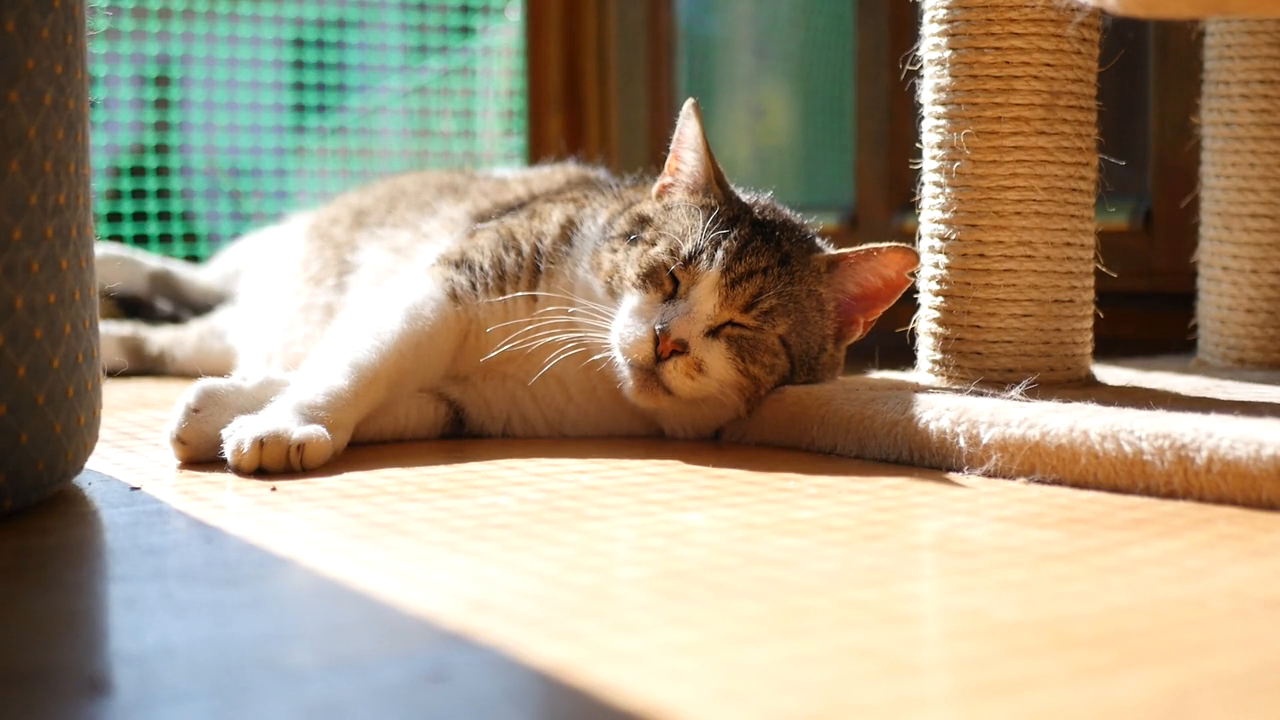
#> input picture frame 68 of PythonProject/Videos/cat2.mp4, 1280 x 720 px, given in place of bird.mp4, which was not available
$ python bird.py
#> lines starting #> are read from the running program, lines starting #| are printed output that depends on the picture; after the words box and inside, x2 and y2 are one past the last pixel; in counts of white or black regions, pixels touching at a corner belong together; pictures that were not available may be replaced by others from this repository, and a replacement may not be noted
import cv2
import numpy as np

# Open video file
cap = cv2.VideoCapture('Videos/bird.mp4')

# Background subtractor for motion detection
fgbg = cv2.createBackgroundSubtractorMOG2()

while cap.isOpened():
    ret, frame = cap.read()
#> frame is the input picture: shape (720, 1280, 3); mean B, G, R 127.5, 150.9, 164.4
    if not ret:
        break

    # Apply background subtraction
    fgmask = fgbg.apply(frame)
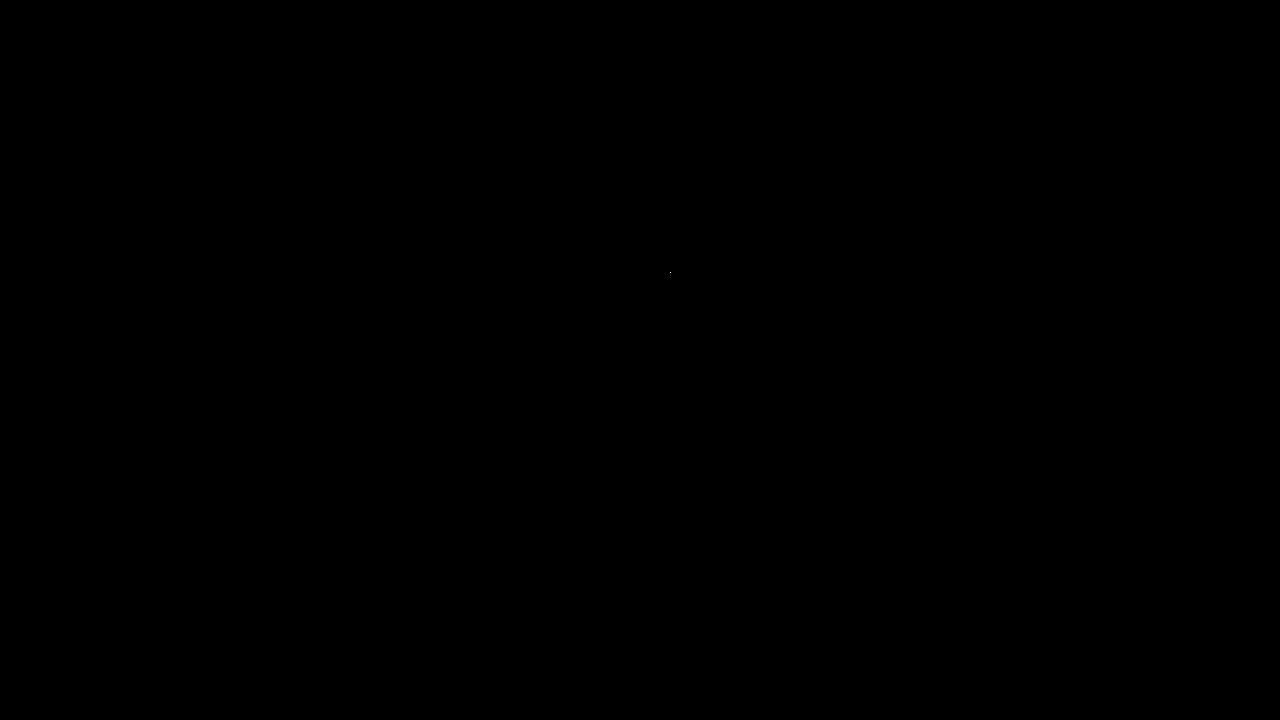
#> fgmask: shape (720, 1280); values 127 (black) and 255 (white), 0% white in thin lines or dots, all inside (x1, y1, x2, y2) = (670, 272, 671, 273)

    # Reduce noise
    kernel = np.ones((5, 5), np.uint8)
    fgmask = cv2.morphologyEx(fgmask, cv2.MORPH_OPEN, kernel)
#> fgmask: shape (720, 1280); every value is 127

    # Find contours
    contours, _ = cv2.findContours(fgmask, cv2.RETR_EXTERNAL, cv2.CHAIN_APPROX_SIMPLE)
#> contours = [[[0, 0], [0, 719], [1279, 719], [1279, 0]]]

    for contour in contours:
        if cv2.contourArea(contour) > 500:  # Ignore small contours
            x, y, w, h = cv2.boundingRect(contour)
            cv2.rectangle(frame, (x, y), (x + w, y + h), (0, 255, 0), 2)
            cv2.putText(frame, 'Bird', (x, y - 10),
                        cv2.FONT_HERSHEY_SIMPLEX, 0.5, (0, 255, 0), 2)
#> this loop made 1 pass
#> (contour, x, y, w, h) on pass 1: ([[0, 0], [0, 719], [1279, 719], [1279, 0]], 0, 0, 1280, 720)
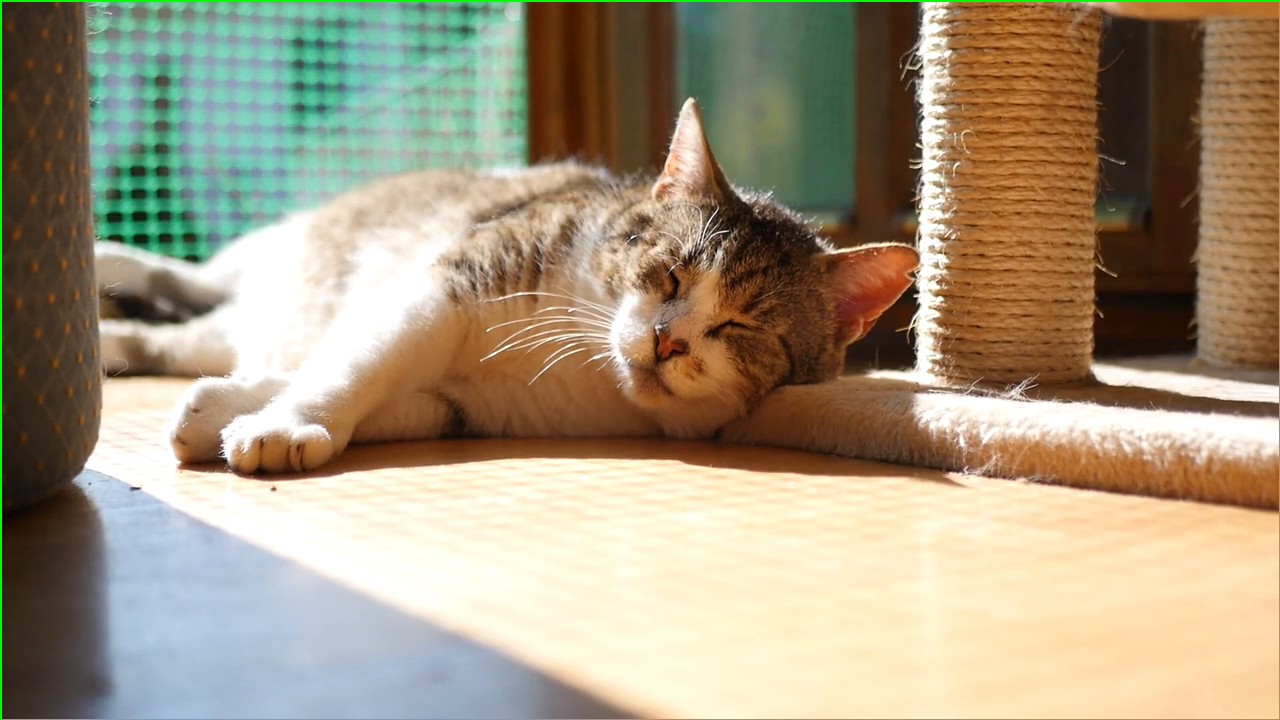
#> frame: shape (720, 1280, 3); 0.65% of pixels changed, all inside (x1, y1, x2, y2) = (0, 0, 1280, 720)

    # Show the output frame
    cv2.imshow('Bird Detection (Motion)', frame)

    if cv2.waitKey(1) & 0xFF == ord('c'):
#> (key Esc is pressed here)
        break

cap.release()
cv2.destroyAllWindows()

$ run again, starting later in the video
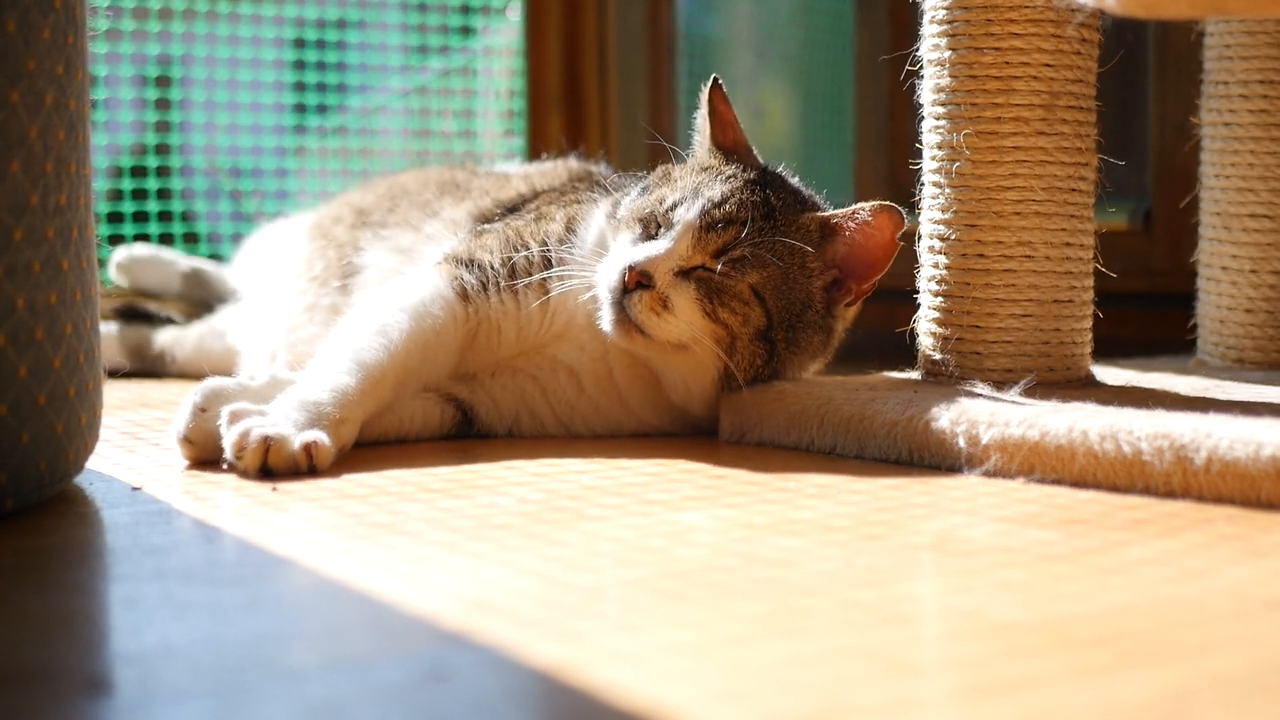
#> input picture frame 307 of PythonProject/Videos/cat2.mp4, 1280 x 720 px, given in place of bird.mp4, which was not available
#> frame is the input picture: shape (720, 1280, 3); mean B, G, R 125.7, 148.5, 162.5
#> contours = [[[0, 0], [0, 719], [1279, 719], [1279, 0]]]
#> the loop `for contour in contours:` made 1 pass
#> (contour, x, y, w, h) on pass 1: ([[0, 0], [0, 719], [1279, 719], [1279, 0]], 0, 0, 1280, 720)
#> after the loop `for contour in contours:`:
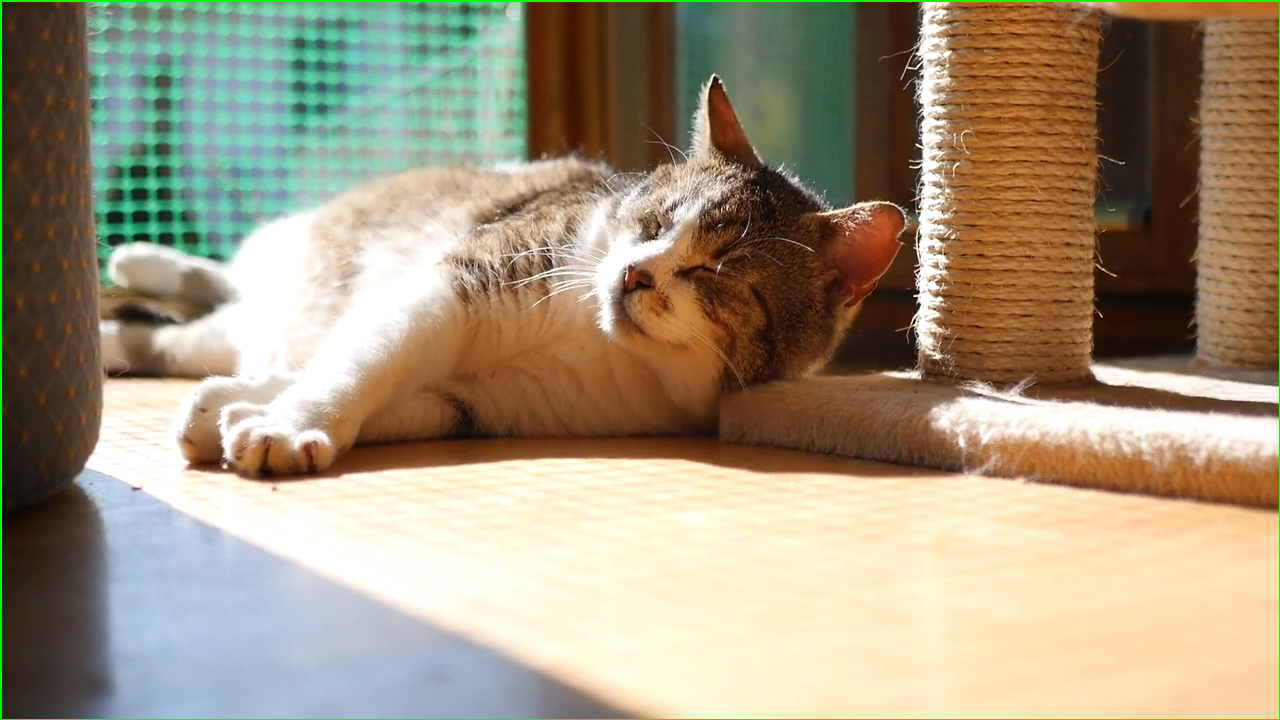
#> frame: shape (720, 1280, 3); 0.65% of pixels changed, all inside (x1, y1, x2, y2) = (0, 0, 1280, 720)

$ run again, starting later in the video
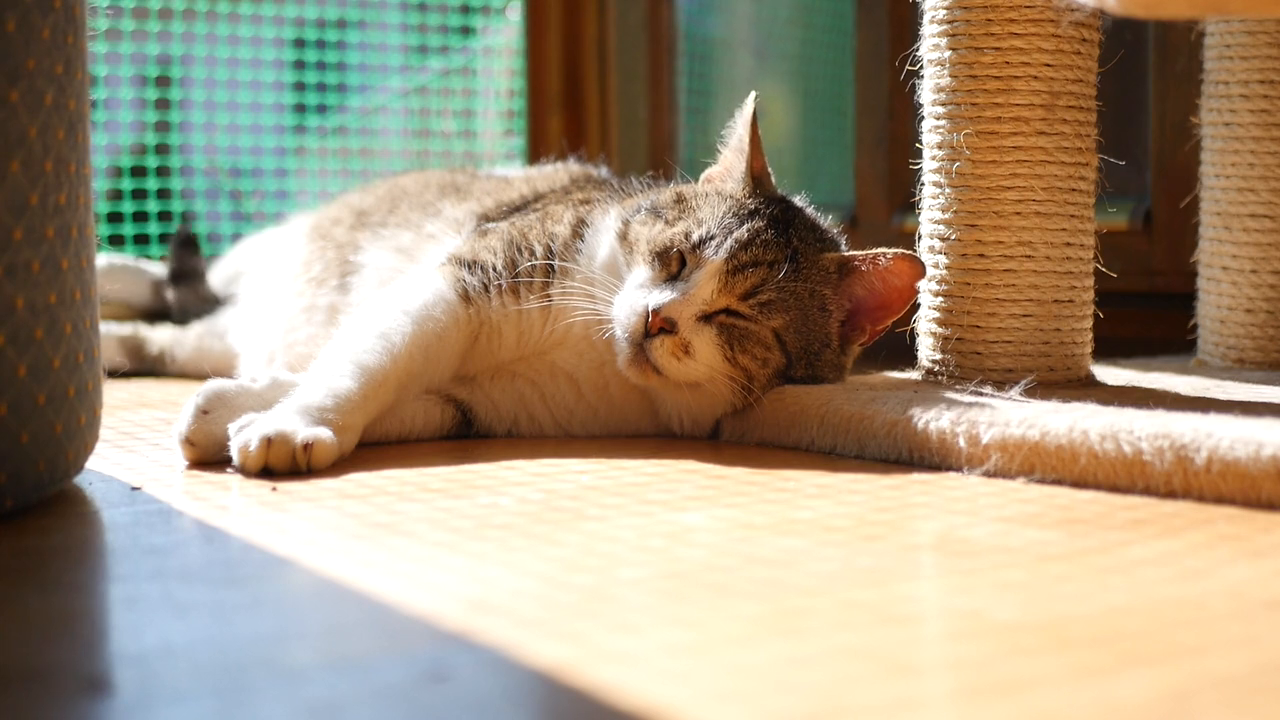
#> input picture frame 546 of PythonProject/Videos/cat2.mp4, 1280 x 720 px, given in place of bird.mp4, which was not available
#> frame is the input picture: shape (720, 1280, 3); mean B, G, R 128.5, 151.7, 165.5
#> contours = [[[0, 0], [0, 719], [1279, 719], [1279, 0]]]
#> the loop `for contour in contours:` made 1 pass
#> (contour, x, y, w, h) on pass 1: ([[0, 0], [0, 719], [1279, 719], [1279, 0]], 0, 0, 1280, 720)
#> after the loop `for contour in contours:`:
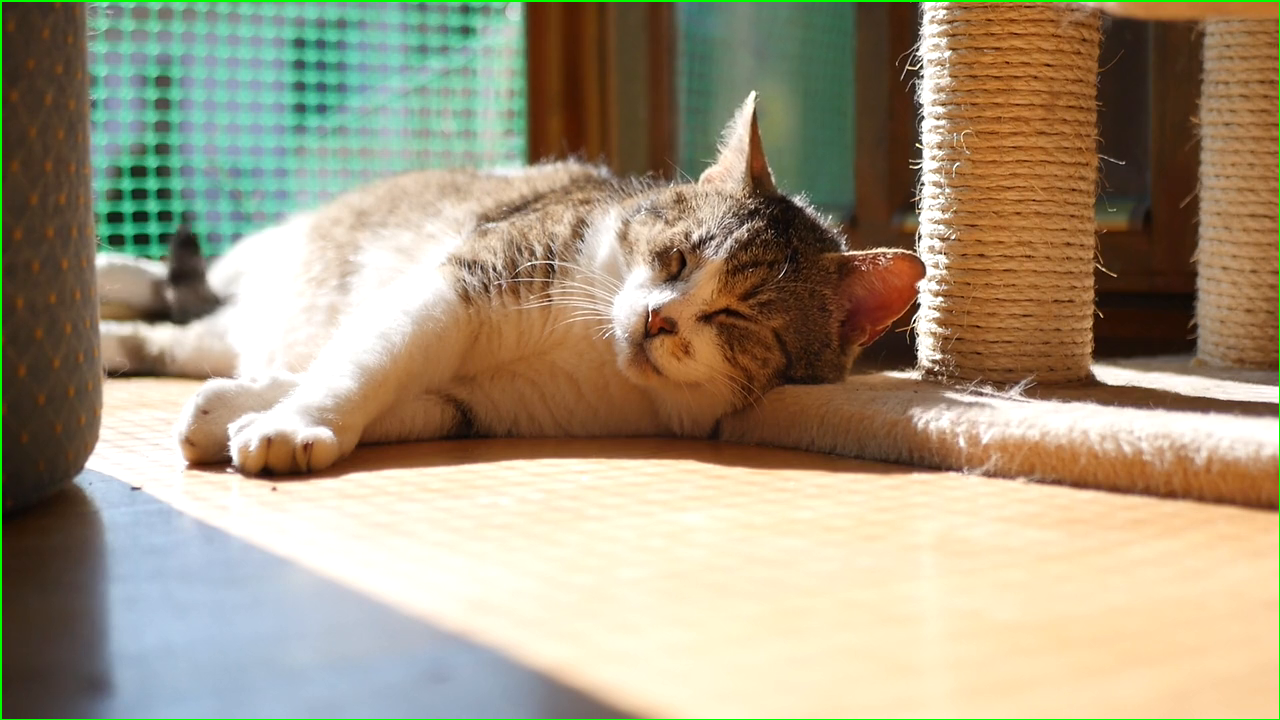
#> frame: shape (720, 1280, 3); 0.65% of pixels changed, all inside (x1, y1, x2, y2) = (0, 0, 1280, 720)
